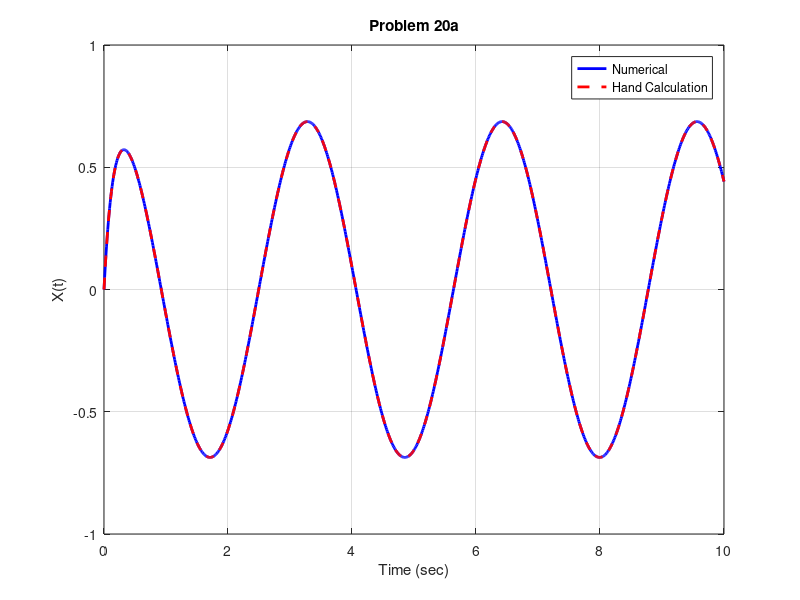

Here is the MATLAB script that generated this plot:
%%%%% xdot + 7*x = 5*cos(2*t)
%%%%% x(0) = 0

function problem20a_octave()

close all %%closes all previous figures

%%%Simulates the first order equation
tout = 0:0.01:10;
xout = lsode(@Derivatives,0,tout);

%%%This plots it
plot(tout,xout,'b-','LineWidth',2)
grid on
xlabel('Time (sec)')
ylabel(' X(t) ')
title(' Problem 20a ')

%%%Plot the solution obtained by hand
hold on
x_hand = -35/53*exp(-7*tout) + 10/53*sin(2*tout) + 35/53*cos(2*tout);
plot(tout,x_hand,'r--','LineWidth',2)
legend('Numerical','Hand Calculation')


function xdot = Derivatives(x,t)

xdot = 5*cos(2*t) - 7*x;
